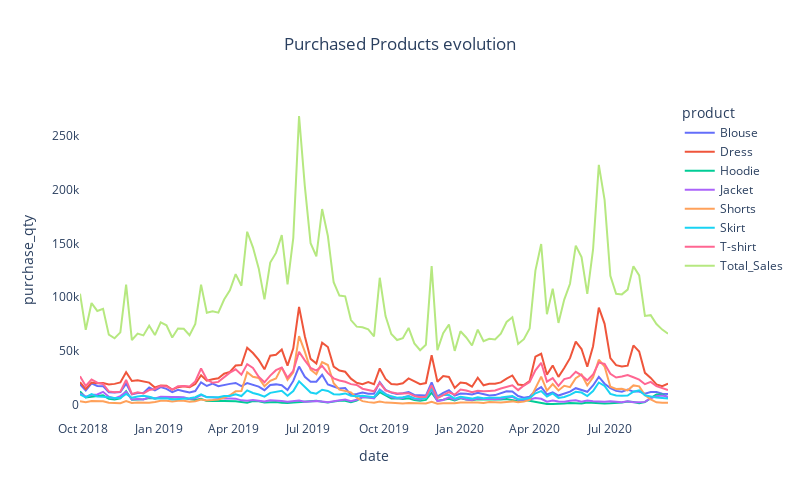

Notebook code for this chart:
### Code cell
fig = px.line(
    sales_df_plt,
    x="date",
    y="purchase_qty",
    color="product",
    title="Purchased Products evolution",
)

fig.update_layout(**layout)
